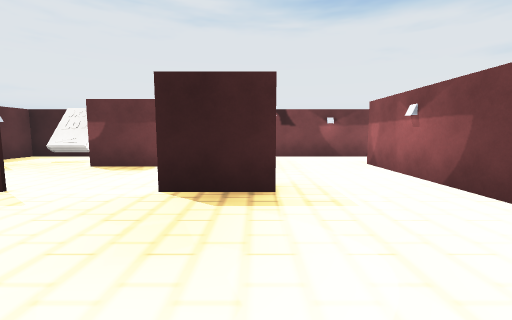
view 1 (above)

16 first-person views from a walk through a 3-D level made in the Unity game engine. The camera is 1.5 m above the floor, tilts 6° down and sees 90° across. Doors are open. The floor is counted in squares, 2 m on a side. Each view is taken from the middle of a square. On the plan, view 1 faces up. The plan holds only what a view shows up to about 9 squares ahead; the rest is blank. The player character is not drawn. Some animated figures are left out.

view 2
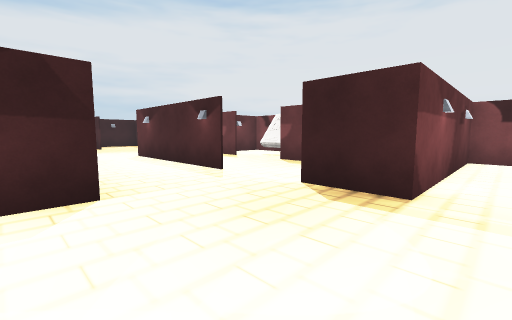

view 3
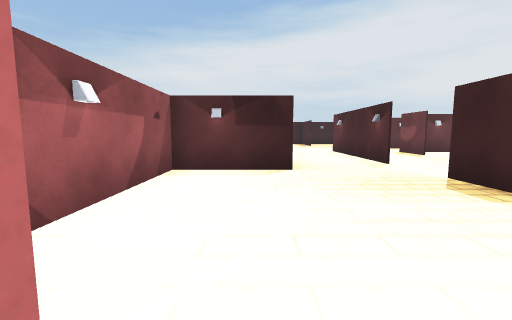

view 4
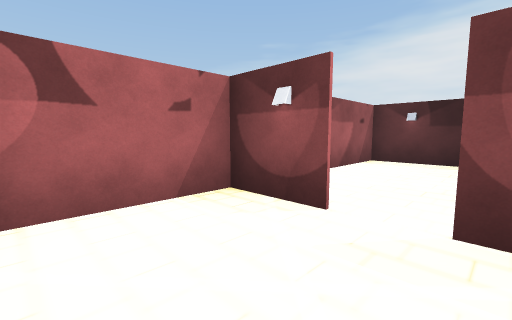

view 5
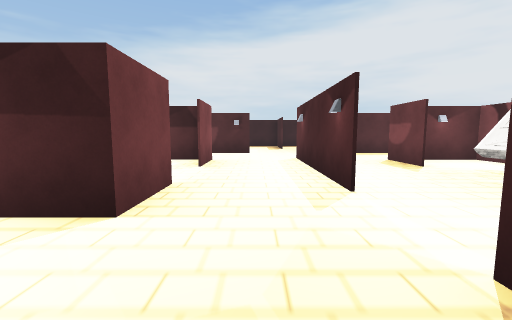

view 6
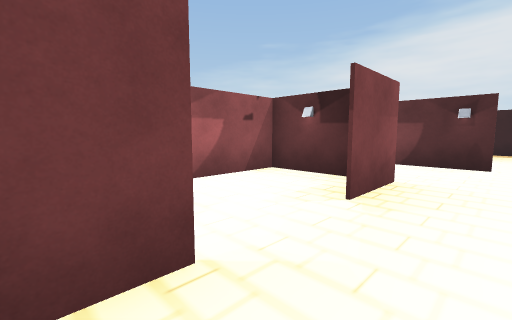

view 7
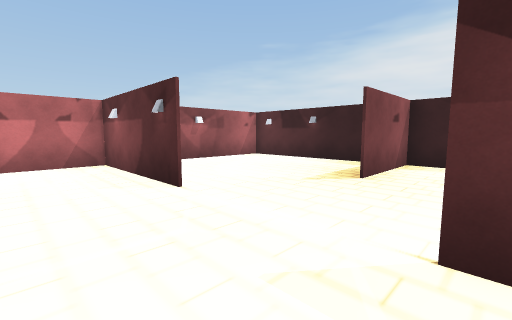

view 8
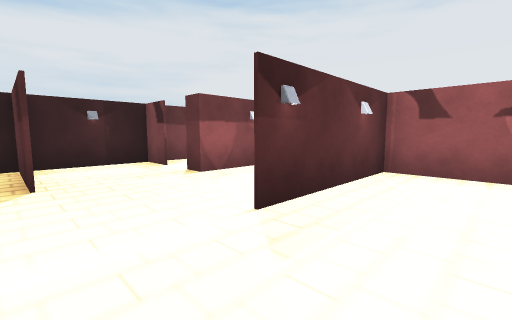

view 9
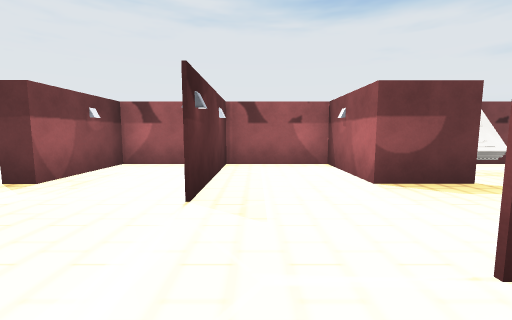

view 10
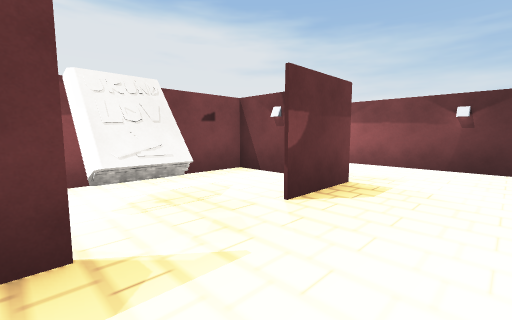

view 11
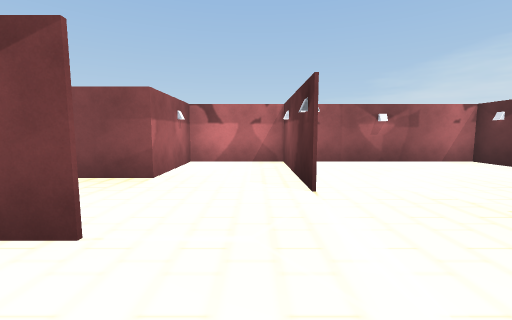

view 12
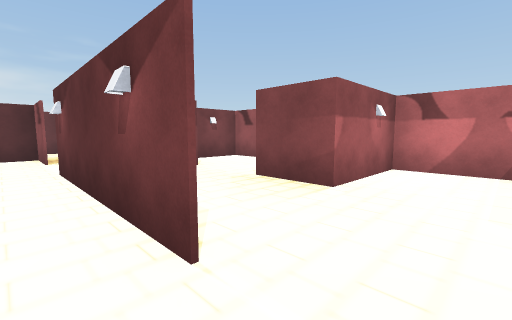

view 13
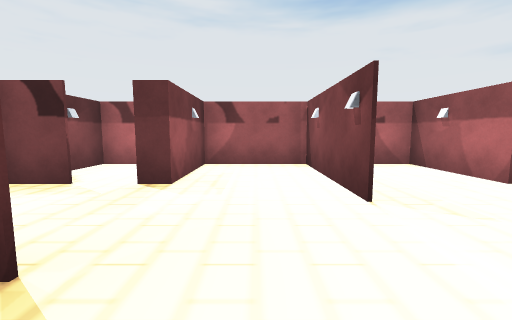

view 14
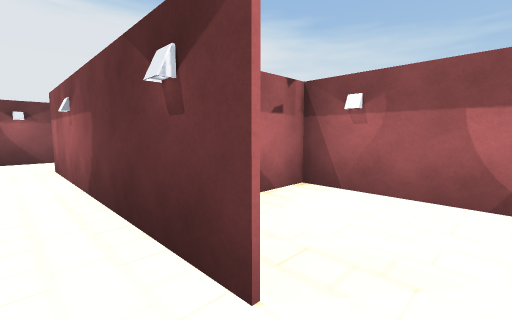

view 15
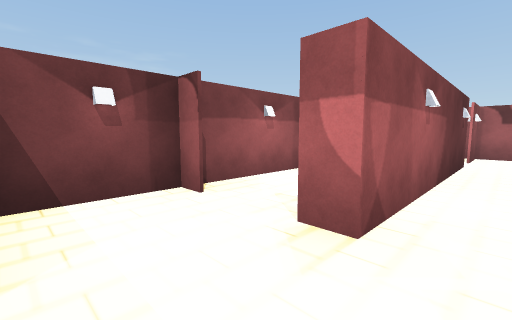

view 16
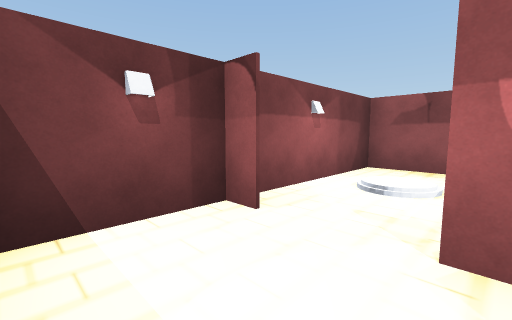

### Floor plan
Points are (right, up) in squares from view 1. A wall is a line through its corners. A room is listed if a view was taken in it or the views show most of it. See-through windows are left out.
Room 1 (views 1, 2, 5, 6, 14, 15, 16)
walls: (2.7, 0.8) (2.7, 6.2) (3.2, 6.2); (-3.1, 3.2) (-7.8, 3.2); (-3.9, 0.8) (-2.2, 0.8) (-2.2, -1.8); (2.7, -1.8) (2.7, -0.2); (-3.2, -1.7) (2.4, -1.7); (3.6, 8.2) (0.3, 8.2) (0.3, 3.2) (-1.2, 3.2); (-7.3, 0.8) (-5.8, 0.8)
ways out: opening at (3, 0) to room 2; opening at (-6.5, 2) to room 3; opening at (-2.5, 3) to room 3; opening at (-4.5, 1) to room 4; opening at (3, 7.5)
Room 2 (views 3, 4)
walls: (2.8, -0.1) (2.8, -1.8); (5.2, -0.1) (5.2, 1.9); (2.4, -1.7) (5.1, -1.7); (5.2, 2.2) (4.2, 2.2)
ways out: opening at (3, 0) to room 1
Room 3 (views 7, 8, 9, 10, 11, 12, 13)
walls: (-7.9, 3.3) (-3.2, 3.3); (-9.7, 1.9) (-9.7, -1.8); (-9.8, 4.8) (-9.8, 8.2); (-12.1, 3.2) (-14.8, 3.2); (-5.6, 5.7) (-7.3, 5.7) (-7.3, 8.2); (-7.3, -1.8) (-7.3, 0.8); (-9.7, 8.2) (-9.7, 4.8); (-13.6, 5.7) (-14.8, 5.7); (-7, 8.2) (-12.2, 8.2) (-12.2, 5.7) (-12.8, 5.7); (-14.8, 3.3) (-12.2, 3.3); (-14.7, 6.5) (-14.7, -1.7) (-7.1, -1.7); (-2.1, 5.7) (-3.8, 5.7); (-1.2, 3.3) (0.2, 3.3) (0.2, 6.9)
ways out: opening at (-6.5, 2) to room 1; opening at (-2.5, 3) to room 1; open door at (-4.5, 6) to room 5; opening at (-13, 6)
Room 4 (no view inside)
walls: (-7.2, 0.4) (-7.2, -1.8); (-7.1, -1.7) (-5.1, -1.7); (-2.3, -1.8) (-2.3, -0.1)
ways out: opening at (-4.5, 1) to room 1
Room 5 (no view inside)
walls: (-7.2, 8.2) (-7.2, 6.8); (-2.3, 6.9) (-2.3, 8.2) (-7, 8.2)
ways out: open door at (-4.5, 6) to room 3
objects: other object (-5, 7)
Room 6 (no view inside)
walls: (3.8, 2.3) (5.2, 2.3); (5.2, 1.9) (5.2, 6.6)
ways out: opening at (4, 6)
objects: other object (4, 4)

Positions as (right, up) in squares from view 1, and headings:
1: (0, 0), facing up
2: (1, 0), facing up-left
3: (3, 0), facing left
4: (5, 1), facing down-left
5: (0, 2), facing left
6: (-3, 2), facing down-left
7: (-8, 5), facing down-left
8: (-8, 3), facing up-left
9: (-9, 2), facing up
10: (-6, 4), facing up-right
11: (-9, 5), facing down
12: (-9, 4), facing down-right
13: (-11, 2), facing up
14: (2, 0), facing up-right
15: (2, 8), facing down-right
16: (3, 8), facing down-right
